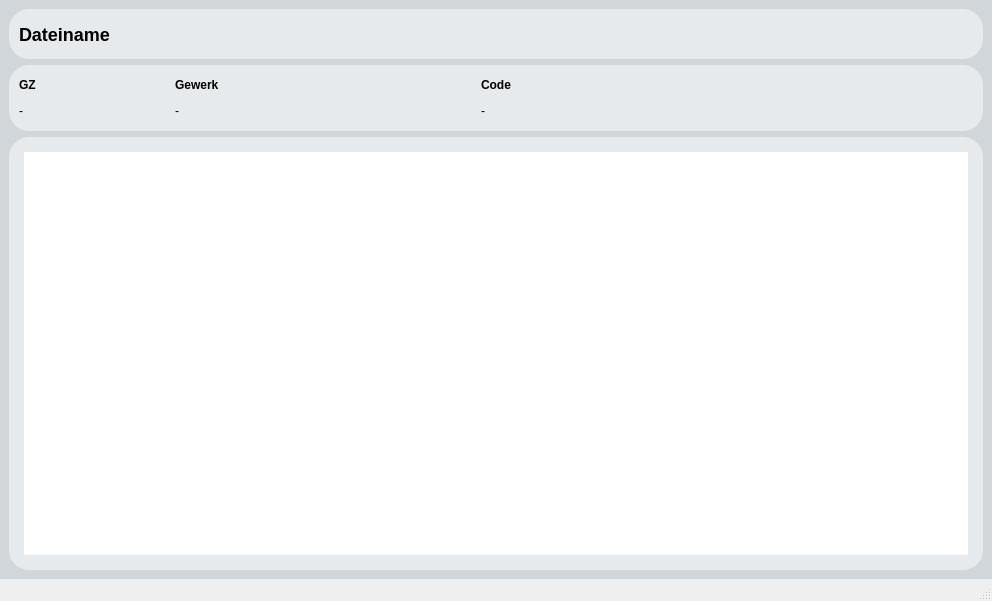
<?xml version="1.0" encoding="UTF-8"?>
<ui version="4.0">
 <class>KennwerteDetail</class>
 <widget class="QMainWindow" name="KennwerteDetail">
  <property name="geometry">
   <rect>
    <x>0</x>
    <y>0</y>
    <width>992</width>
    <height>601</height>
   </rect>
  </property>
  <property name="windowTitle">
   <string>MainWindow</string>
  </property>
  <property name="styleSheet">
   <string notr="true">*{
	font-family:segoe ui;
	font-size:12px;
}

QMainWindow::separator {
    background: yellow;
    width: 10px; /* when vertical */
    height: 10px; /* when horizontal */
}

QWidget#centralwidget{
	background: #d0d6da;
}

QMenuBar{
	font-size:12px;
	background: #e7eaec;
}

QMenu{
	font-size:12px;
}

QPushButton{
	font-size:12px;
	background:#b8c0c6;
	border-style: solid;
	border-radius: 5px;
}

QPushButton:hover{
	font-size:12px;
	background:#d0d6da;
	border-style: solid;
	border-radius: 5px;
}

QPushButton:pressed{
	font-size:12px;
	background:#a1abb1;
	border-style: solid;
	border-radius: 5px;
    padding-top: 1px;
    padding-left: 2px;
}

QProgressBar{
	color: #000000;
	background-color: #d0d6da;
	border-style: none;
	border-radius: 5px;
	text-align: center;
}
QProgressBar::chunk{
border-radius: 5px;
	background-color: rgb(115, 127, 133);
}

QLineEdit{
	font-size:12px;
	border-style: solid;
	border-radius: 5px;
}

QDoubleSpinBox{
	font-size:12px;
	border-style: solid;
	border-radius: 5px;
}

QDoubleSpinBox::up-button{
    width: 20px;
	border-style: 0px solid;
	border-radius: 1px;
	background: #d0d6da;
}

QDoubleSpinBox::down-button{
    width: 20px;
	border-style: solid;
	border-radius: 1px;
	background: #d0d6da;
}

QDoubleSpinBox::up-arrow {
    image: url('//firma.local/dfs/Laufwerk-Z/Daten - Intern/Kosten/09 SQL Preisdatenbank/07_Python Oberfläche/qss/up-arrow.png');
    width: 7px;
    height: 7px;
}

QDoubleSpinBox::down-arrow {
    image: url('//firma.local/dfs/Laufwerk-Z/Daten - Intern/Kosten/09 SQL Preisdatenbank/07_Python Oberfläche/qss/down-arrow.png');
    width: 7px;
    height: 7px;
}

QLabel#lblTitle {
	font-size:18px;
}

QLabel{
	font-size:12px;
}

QDateEdit{
	font-size:12px;
	border-style: solid;
	border-radius: 5px;
}

QDateEdit::drop-down {
    subcontrol-origin: padding;
    subcontrol-position: top right;
    width: 20px;
	background: #d0d6da;

    border-left-width: 1px;
    border-left-color: #e7eaec;
    border-left-style: solid; /* just a single line */
    border-top-right-radius: 3px; /* same radius as the QComboBox */
    border-bottom-right-radius: 3px;
}

QDateEdit::down-arrow {
    image: url('//firma.local/dfs/Laufwerk-Z/Daten - Intern/Kosten/09 SQL Preisdatenbank/07_Python Oberfläche/qss/down-arrow.png');
    width: 10px;
    height: 10px;
}

QDateEdit::down-arrow:on { /* shift the arrow when popup is open */
    top: 1px;
    left: 1px;
}

QDateEdit QAbstractItemView:enabled {
	color: #000000;
	background: #e7eaec;
	selection-color: #000000;
	selection-background-color: #d0d6da;
}

QDateEdit QWidget#qt_calendar_navigationbar {
	color: #000000;
	background-color: #b8c0c6;
}


QTableView {
	font-size:12px;
    background: #ffffff;
    border-style: none;
	gridline-color: #737f86;
}

QTableView::item:selected {
	color: #000000;
	background: #d0d6da;
}

QHeaderView::section {
    background-color: #b8c0c6;
    padding: 2px;
    font-size: 12px;
	font-weight: bold;
    border-style: none;
    border-bottom: 1px solid #737f86;
	border-right: 1px solid #737f86;	
}

QHeaderView::section:horizontal
{
    border-top: 1px solid #737f86;
}

QHeaderView::section:vertical
{
    border-left: 1px solid #737f86;
	border-right: 1px solid #737f86;
}


QListView{
	font-size:12px;
	color: #000000;
	border: 0px solid;
	border-radius: 10px;
}

QListView::item 
{
    padding: 0px;
}

QListView::item:selected 
{
    border: 1px solid #d0d6da;
    border-radius: 2px;
    color: #000000;
}

QListView::item:selected:!active 
{
    background-color: #d0d6da;
    border-radius: 2px;
    color: #000000;

}

QListView::item:selected:active 
{
    background-color: #d0d6da;
    border-radius: 2px;
    color: #000000;

}

QListView::item:hover 
{
    background-color: #d0d6da;
	margin: 0px;
    border-radius: 2px;

}


/*STYLESHEET FÜR QFrame*/

QFrame#fraSideMenu, QFrame#fraTable, QFrame#fraTitle, QFrame#fraFooter, QFrame#fraInfo {
    border-radius: 20px;
    background: #e7eaec;
}

/*STYLESHEET FÜR QGridLayout*/

QGridLayout {
    border-radius: 0px;
    background: transparent;
}

/*STYLESHEET FÜR QLabel*/

QLabel {
    border-radius: 0px;
    background: #e7eaec;
}

/*STYLESHEET FÜR QComboBox*/

QComboBox {
	font-size:12px;
    border: solid;
    border-radius: 3px;
    padding: 1px 18px 1px 3px;
    min-width: 6em;
}

QComboBox:editable {
    background: #ffffff;
}

QComboBox:!editable, QComboBox::drop-down:editable {
     background: #ffffff;
}

QComboBox:!editable:on, QComboBox::drop-down:editable:on {
    background: #ffffff;
}

QComboBox:on { /* shift the text when the popup opens */
    padding-top: 3px;
    padding-left: 4px;
}

QComboBox::drop-down {
    subcontrol-origin: padding;
    subcontrol-position: top right;
    width: 20px;
	background: #d0d6da;

    border-left-width: 1px;
    border-left-color: #e7eaec;
    border-left-style: solid; /* just a single line */
    border-top-right-radius: 3px; /* same radius as the QComboBox */
    border-bottom-right-radius: 3px;
}

QComboBox::drop-down:on {
	background:#a1abb1;
}

QComboBox::down-arrow {
    image: url('//firma.local/dfs/Laufwerk-Z/Daten - Intern/Kosten/09 SQL Preisdatenbank/07_Python Oberfläche/qss/down-arrow.png');
    width: 10px;
    height: 10px;
}

QComboBox::down-arrow:on { /* shift the arrow when popup is open */
    top: 1px;
    left: 1px;
}

QComboBox QAbstractItemView {
    border: 1px solid #d0d6da;
	border-radius: 0px;
	background: #ffffff;
	selection-color: #000000;
    selection-background-color: #d0d6da;
}</string>
  </property>
  <widget class="QWidget" name="centralwidget">
   <layout class="QGridLayout" name="gridLayout_2">
    <item row="0" column="0">
     <layout class="QGridLayout" name="gridLayout">
      <item row="0" column="0">
       <widget class="QFrame" name="fraTitle">
        <property name="frameShape">
         <enum>QFrame::StyledPanel</enum>
        </property>
        <property name="frameShadow">
         <enum>QFrame::Raised</enum>
        </property>
        <layout class="QGridLayout" name="gridLayout_8">
         <property name="leftMargin">
          <number>0</number>
         </property>
         <property name="topMargin">
          <number>0</number>
         </property>
         <property name="rightMargin">
          <number>0</number>
         </property>
         <property name="bottomMargin">
          <number>0</number>
         </property>
         <item row="0" column="0">
          <layout class="QGridLayout" name="gridLayout_7">
           <property name="leftMargin">
            <number>10</number>
           </property>
           <property name="topMargin">
            <number>10</number>
           </property>
           <property name="rightMargin">
            <number>10</number>
           </property>
           <property name="bottomMargin">
            <number>10</number>
           </property>
           <item row="0" column="0">
            <widget class="QLabel" name="lblTitle">
             <property name="minimumSize">
              <size>
               <width>200</width>
               <height>30</height>
              </size>
             </property>
             <property name="maximumSize">
              <size>
               <width>16777215</width>
               <height>30</height>
              </size>
             </property>
             <property name="font">
              <font>
               <family>segoe ui</family>
               <pointsize>-1</pointsize>
               <weight>75</weight>
               <bold>true</bold>
              </font>
             </property>
             <property name="styleSheet">
              <string notr="true"/>
             </property>
             <property name="text">
              <string>Dateiname</string>
             </property>
             <property name="alignment">
              <set>Qt::AlignLeading|Qt::AlignLeft|Qt::AlignVCenter</set>
             </property>
            </widget>
           </item>
          </layout>
         </item>
        </layout>
       </widget>
      </item>
      <item row="1" column="0">
       <widget class="QFrame" name="fraInfo">
        <property name="frameShape">
         <enum>QFrame::StyledPanel</enum>
        </property>
        <property name="frameShadow">
         <enum>QFrame::Raised</enum>
        </property>
        <layout class="QGridLayout" name="gridLayout_10">
         <property name="leftMargin">
          <number>0</number>
         </property>
         <property name="topMargin">
          <number>0</number>
         </property>
         <property name="rightMargin">
          <number>0</number>
         </property>
         <property name="bottomMargin">
          <number>0</number>
         </property>
         <item row="0" column="0">
          <layout class="QGridLayout" name="gridLayout_11">
           <property name="leftMargin">
            <number>10</number>
           </property>
           <property name="topMargin">
            <number>10</number>
           </property>
           <property name="rightMargin">
            <number>10</number>
           </property>
           <property name="bottomMargin">
            <number>10</number>
           </property>
           <item row="1" column="1">
            <widget class="QLabel" name="lblGewerk">
             <property name="minimumSize">
              <size>
               <width>300</width>
               <height>20</height>
              </size>
             </property>
             <property name="maximumSize">
              <size>
               <width>300</width>
               <height>20</height>
              </size>
             </property>
             <property name="font">
              <font>
               <family>segoe ui</family>
               <pointsize>-1</pointsize>
               <weight>50</weight>
               <bold>false</bold>
              </font>
             </property>
             <property name="text">
              <string>-</string>
             </property>
            </widget>
           </item>
           <item row="0" column="1">
            <widget class="QLabel" name="lblLabel1_2">
             <property name="minimumSize">
              <size>
               <width>300</width>
               <height>20</height>
              </size>
             </property>
             <property name="maximumSize">
              <size>
               <width>300</width>
               <height>20</height>
              </size>
             </property>
             <property name="font">
              <font>
               <family>segoe ui</family>
               <pointsize>-1</pointsize>
               <weight>75</weight>
               <bold>true</bold>
              </font>
             </property>
             <property name="toolTip">
              <string>&lt;html&gt;&lt;head/&gt;&lt;body&gt;&lt;p&gt;Durch das setzen von &amp;quot;/&amp;quot; können mehrere Teilbegriffe gesucht werden.&lt;/p&gt;&lt;/body&gt;&lt;/html&gt;</string>
             </property>
             <property name="toolTipDuration">
              <number>0</number>
             </property>
             <property name="text">
              <string>Gewerk</string>
             </property>
            </widget>
           </item>
           <item row="0" column="3">
            <spacer name="horizontalSpacer">
             <property name="orientation">
              <enum>Qt::Horizontal</enum>
             </property>
             <property name="sizeHint" stdset="0">
              <size>
               <width>40</width>
               <height>20</height>
              </size>
             </property>
            </spacer>
           </item>
           <item row="0" column="0">
            <widget class="QLabel" name="lblLabel1">
             <property name="minimumSize">
              <size>
               <width>150</width>
               <height>20</height>
              </size>
             </property>
             <property name="maximumSize">
              <size>
               <width>150</width>
               <height>20</height>
              </size>
             </property>
             <property name="font">
              <font>
               <family>segoe ui</family>
               <pointsize>-1</pointsize>
               <weight>75</weight>
               <bold>true</bold>
              </font>
             </property>
             <property name="toolTip">
              <string>&lt;html&gt;&lt;head/&gt;&lt;body&gt;&lt;p&gt;Durch das setzen von &amp;quot;/&amp;quot; können mehrere Teilbegriffe gesucht werden.&lt;/p&gt;&lt;/body&gt;&lt;/html&gt;</string>
             </property>
             <property name="toolTipDuration">
              <number>0</number>
             </property>
             <property name="text">
              <string>GZ</string>
             </property>
            </widget>
           </item>
           <item row="1" column="0">
            <widget class="QLabel" name="lblGZ">
             <property name="minimumSize">
              <size>
               <width>150</width>
               <height>20</height>
              </size>
             </property>
             <property name="maximumSize">
              <size>
               <width>150</width>
               <height>20</height>
              </size>
             </property>
             <property name="font">
              <font>
               <family>segoe ui</family>
               <pointsize>-1</pointsize>
               <weight>50</weight>
               <bold>false</bold>
              </font>
             </property>
             <property name="text">
              <string>-</string>
             </property>
            </widget>
           </item>
           <item row="0" column="2">
            <widget class="QLabel" name="lblLabel1_3">
             <property name="minimumSize">
              <size>
               <width>150</width>
               <height>20</height>
              </size>
             </property>
             <property name="maximumSize">
              <size>
               <width>150</width>
               <height>20</height>
              </size>
             </property>
             <property name="font">
              <font>
               <family>segoe ui</family>
               <pointsize>-1</pointsize>
               <weight>75</weight>
               <bold>true</bold>
              </font>
             </property>
             <property name="toolTip">
              <string>&lt;html&gt;&lt;head/&gt;&lt;body&gt;&lt;p&gt;Durch das setzen von &amp;quot;/&amp;quot; können mehrere Teilbegriffe gesucht werden.&lt;/p&gt;&lt;/body&gt;&lt;/html&gt;</string>
             </property>
             <property name="toolTipDuration">
              <number>0</number>
             </property>
             <property name="text">
              <string>Code</string>
             </property>
            </widget>
           </item>
           <item row="1" column="2">
            <widget class="QLabel" name="lblCode">
             <property name="minimumSize">
              <size>
               <width>150</width>
               <height>20</height>
              </size>
             </property>
             <property name="maximumSize">
              <size>
               <width>150</width>
               <height>20</height>
              </size>
             </property>
             <property name="font">
              <font>
               <family>segoe ui</family>
               <pointsize>-1</pointsize>
               <weight>50</weight>
               <bold>false</bold>
              </font>
             </property>
             <property name="text">
              <string>-</string>
             </property>
            </widget>
           </item>
          </layout>
         </item>
        </layout>
       </widget>
      </item>
      <item row="2" column="0">
       <widget class="QFrame" name="fraTable">
        <property name="minimumSize">
         <size>
          <width>400</width>
          <height>300</height>
         </size>
        </property>
        <property name="maximumSize">
         <size>
          <width>16777215</width>
          <height>5000</height>
         </size>
        </property>
        <layout class="QGridLayout" name="gridLayout_5">
         <property name="leftMargin">
          <number>0</number>
         </property>
         <property name="topMargin">
          <number>0</number>
         </property>
         <property name="rightMargin">
          <number>0</number>
         </property>
         <property name="bottomMargin">
          <number>0</number>
         </property>
         <item row="0" column="0">
          <layout class="QGridLayout" name="gridLayout_4">
           <property name="leftMargin">
            <number>15</number>
           </property>
           <property name="topMargin">
            <number>15</number>
           </property>
           <property name="rightMargin">
            <number>15</number>
           </property>
           <property name="bottomMargin">
            <number>15</number>
           </property>
           <item row="0" column="0">
            <widget class="QTableWidget" name="grdPos">
             <property name="minimumSize">
              <size>
               <width>400</width>
               <height>300</height>
              </size>
             </property>
             <property name="maximumSize">
              <size>
               <width>16777215</width>
               <height>16777215</height>
              </size>
             </property>
             <property name="font">
              <font>
               <family>segoe ui</family>
               <pointsize>-1</pointsize>
              </font>
             </property>
             <property name="contextMenuPolicy">
              <enum>Qt::CustomContextMenu</enum>
             </property>
             <property name="autoFillBackground">
              <bool>false</bool>
             </property>
             <property name="frameShape">
              <enum>QFrame::NoFrame</enum>
             </property>
             <property name="lineWidth">
              <number>0</number>
             </property>
             <property name="sizeAdjustPolicy">
              <enum>QAbstractScrollArea::AdjustToContents</enum>
             </property>
             <property name="editTriggers">
              <set>QAbstractItemView::NoEditTriggers</set>
             </property>
             <property name="selectionBehavior">
              <enum>QAbstractItemView::SelectRows</enum>
             </property>
             <property name="sortingEnabled">
              <bool>true</bool>
             </property>
             <property name="rowCount">
              <number>0</number>
             </property>
             <property name="columnCount">
              <number>0</number>
             </property>
             <attribute name="horizontalHeaderCascadingSectionResizes">
              <bool>true</bool>
             </attribute>
             <attribute name="horizontalHeaderMinimumSectionSize">
              <number>20</number>
             </attribute>
             <attribute name="horizontalHeaderShowSortIndicator" stdset="0">
              <bool>true</bool>
             </attribute>
             <attribute name="horizontalHeaderStretchLastSection">
              <bool>true</bool>
             </attribute>
             <attribute name="verticalHeaderVisible">
              <bool>false</bool>
             </attribute>
             <attribute name="verticalHeaderMinimumSectionSize">
              <number>20</number>
             </attribute>
             <attribute name="verticalHeaderDefaultSectionSize">
              <number>20</number>
             </attribute>
            </widget>
           </item>
          </layout>
         </item>
        </layout>
       </widget>
      </item>
     </layout>
    </item>
   </layout>
  </widget>
  <widget class="QMenuBar" name="menubar">
   <property name="geometry">
    <rect>
     <x>0</x>
     <y>0</y>
     <width>992</width>
     <height>21</height>
    </rect>
   </property>
  </widget>
  <widget class="QStatusBar" name="statusbar"/>
 </widget>
 <resources/>
 <connections/>
</ui>
